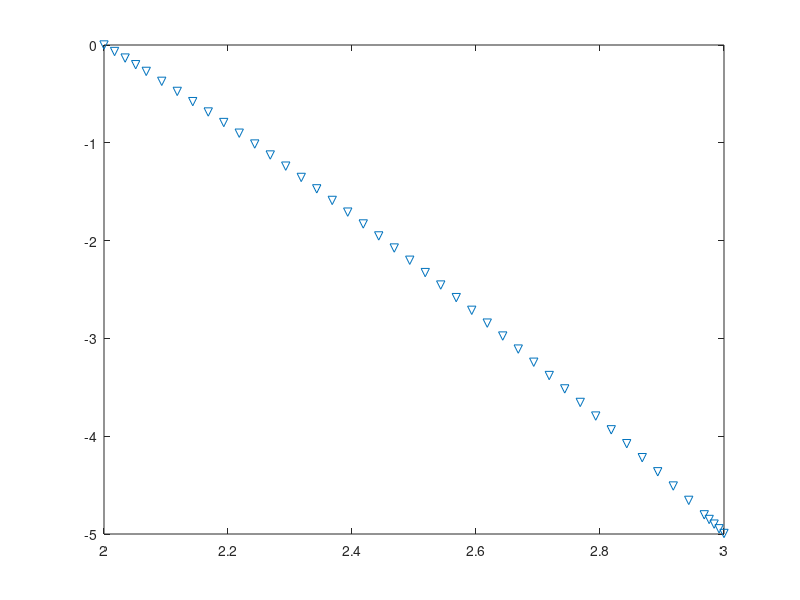
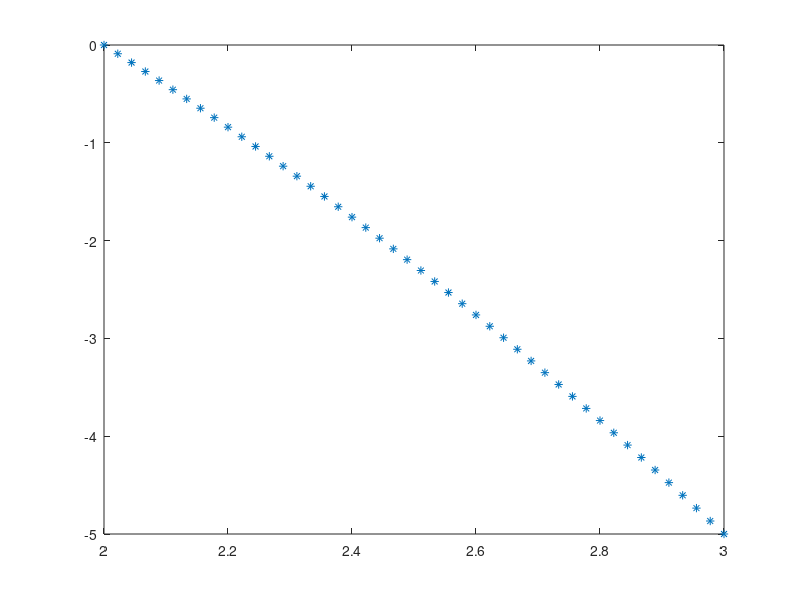

MATLAB code for these plots, in order:
function myshooting_hw

%f---Verilen 2.mertebe diferansiyel denklemi 1.mertebe diferansiyel denklem
%sistemine dönüştürülmüş hali
f=@(t,y)[y(2);-2+4*(t^2)*(4-t^2)+2*t*y(1)*y(2)];

%init_1----Verilen sınır değer probleminin aralığın ilk noktasında verilen
%koşulu, bu değişmeyecek, y(x_0)
init_1=0;

%init_2_guess_1--Verilen 2.sınır değer koşul yerine verdiğimiz 1.tahmini
%başlangıç değer, y'(x_0)
init_2_guess(1)=1;
[x_values y_and_y_deriv]=ode45(f,[2,3],[init_1;init_2_guess(1)]);
%aralığın sonundaki x değerine karşılık olarak bulduğumuz y değeri,
% bunun soruda verilen 2.koşula eşit olması için çalışıyoruz
y_guess(1)=y_and_y_deriv(end,1)

%init_2_guess_2--Verilen 2.sınır değer koşul yerine verdiğimiz 2.tahmini
%başlangıç değer, y'(x_0)
init_2_guess(2)=2;
[x_values y_and_y_deriv]=ode45(f,[2,3],[init_1;init_2_guess(2)]);
%aralığın sonundaki x değerine karşılık olarak bulduğumuz y değeri,
% bunun soruda verilen 2.koşula eşit olması için çalışıyoruz
y_guess(2)=y_and_y_deriv(end,1)

for i=1:2;
%init_2_guess_3--Verilen 2.sınır değer koşul yerine kullanacağımız önceki 
%iki tahmini koşulun interpolasyonu ile elde ettiğimiz 3. tahmini başlangıç değer, y'(x_0)
init_2_guess(i+2)=init_2_guess(i+1)+(init_2_guess(i+1)-init_2_guess(i))*(-5-y_guess(i+1))/(y_guess(i+1)-y_guess(i));
[x_values y_and_y_deriv]=ode45(f,[2,3],[init_1;init_2_guess(i+1)]);
%aralığın sonundaki x değerine karşılık olarak bulduğumuz y değeri,
% bunun soruda verilen 2.koşula eşit olması için çalışıyoruz
y_and_y_deriv(:,1)
y_guess(i+2)=y_and_y_deriv(end,1)
abs(y_guess(i+1)-y_guess(i))
end;
figure;
y_yaklasik=y_and_y_deriv(:,1);
plot(x_values,y_yaklasik,'v')

figure;
N=size(x_values,1);
t=2:(1/N):3;
y_gercek=-t.^2+4;
plot(t,y_gercek,'*')